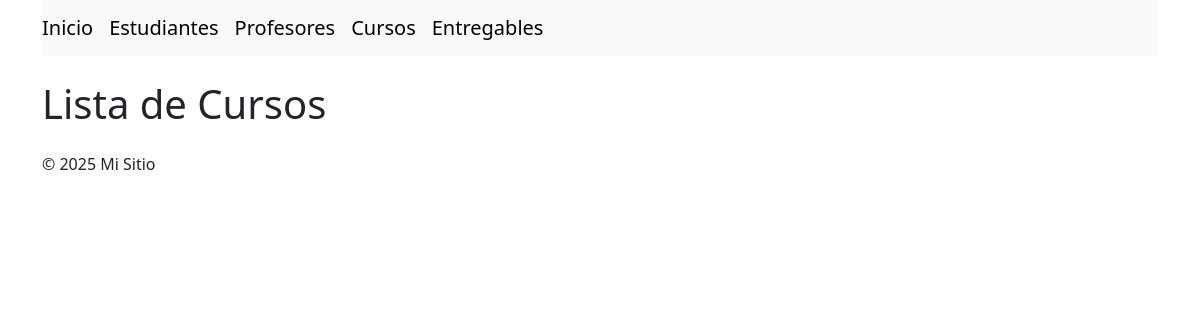
The app's page /cursos/, older data.
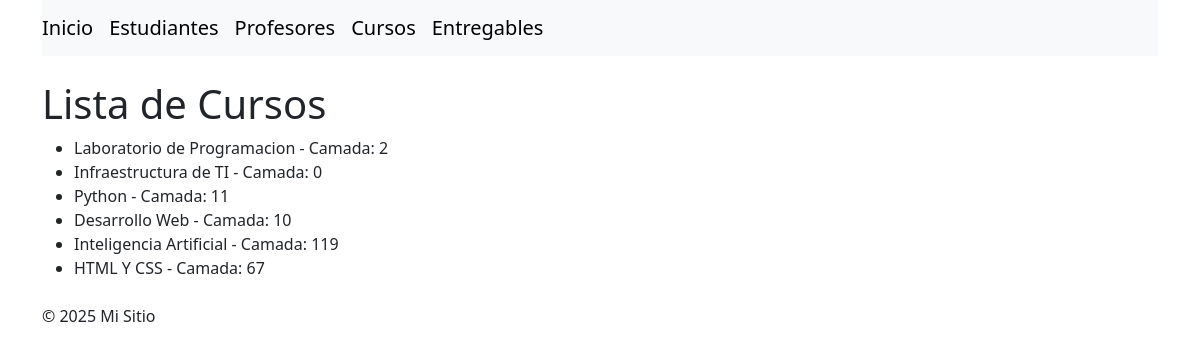
The same page, newer data.
### myapp/models.py (models this page shows, shortened)
class Curso (models.Model) :
    nombre = models.CharField(max_length=100)
    camada = models.IntegerField()

### myapp/views.py (the view)
# urls.py: path('cursos/', views.cursos, name='cursos'),
def cursos(request):
    cursos = Curso.objects.all()
    return render(request, 'myapp/cursos.html', {'cursos': cursos})

### myapp/templates/myapp/cursos.html (shortened to what this page needs)
{% extends 'base.html' %}
{% block content %}
<h1>Lista de Cursos</h1>
<ul>
    {% for curso in cursos %}
        <li>{{ curso.nombre }} - Camada: {{ curso.camada }}</li>
    {% endfor %}
</ul>
{% endblock %}

### templates/base.html (shortened to what this page needs)
<!DOCTYPE html>
<html lang="es">
<head>
    <link href="https://cdn.jsdelivr.net/npm/bootstrap@5.3.3/dist/css/bootstrap.min.css" rel="stylesheet">
</head>
<body>
    <header>
        <div class="container">
            <nav class="navbar navbar-expand-lg navbar-light bg-light">
                <a class="navbar-brand" href="{% url 'myapp:index' %}">Inicio</a>
                <a class="navbar-brand" href="{% url 'myapp:estudiantes' %}">Estudiantes</a>
                <a class="navbar-brand" href="{% url 'myapp:profesores' %}">Profesores</a>
                <a class="navbar-brand" href="{% url 'myapp:cursos' %}">Cursos</a>
                <a class="navbar-brand" href="{% url 'myapp:entregables' %}">Entregables</a>            </nav>
        </div>
    </header>
    <main class="container mt-4">
        {% block content %}{% endblock %}
    </main>
    <footer class="container mt-4">
        <p>&copy; 2025 Mi Sitio</p>
    </footer>
</body>
</html>

Row changes from the older to the newer data that the page shows:
added Curso: nombre "Laboratorio de Programacion", camada "2"
added Curso: nombre "Infraestructura de TI", camada "0"
added Curso: nombre "Python", camada "11"
added Curso: nombre "Desarrollo Web", camada "10"
added Curso: nombre "Inteligencia Artificial", camada "119"
added Curso: nombre "HTML Y CSS", camada "67"
